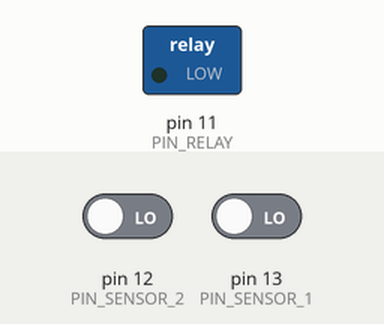
This sketch was run on a simulated Arduino Uno, built with avr-gcc and run on an emulated ATmega328P. On the bench: switched loads named in the sketch (green lamp = pin HIGH). The inputs (shaded band) are chosen by the test bench; at power-on: pin 12 (PIN_SENSOR_2) LOW, pin 13 (PIN_SENSOR_1) LOW.

Above: at 0.1 s.
At 10.1 s:
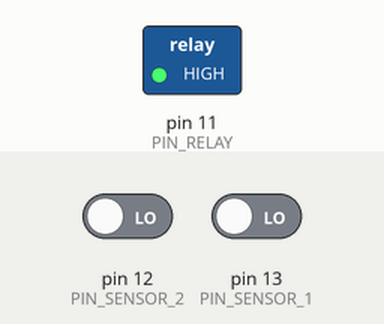
Timing chart, 0 to 11.6 s (numbered marks = the images above):
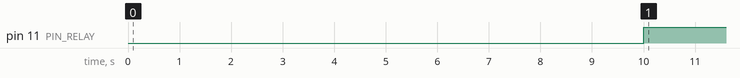

The sketch:

irrigation.ino
```cpp
// Initial delay
#define INITIAL_DELAY 10000

// Pin definitions
#define PIN_SENSOR_1 13
#define PIN_SENSOR_2 12
#define PIN_RELAY    11

void setup() {
    pinMode(PIN_SENSOR_1, INPUT);
    pinMode(PIN_SENSOR_2, INPUT);
    pinMode(PIN_RELAY, OUTPUT);
    digitalWrite(PIN_RELAY, LOW);
    delay(INITIAL_DELAY);
}

void loop() {
  // put your main code here, to run repeatedly:
  int sensor_data_1 = digitalRead(PIN_SENSOR_1);
  int sensor_data_2 = digitalRead(PIN_SENSOR_2);
  if (sensor_data_1 == HIGH || sensor_data_2 == HIGH) {
    digitalWrite(PIN_RELAY, LOW);
  } else {
    digitalWrite(PIN_RELAY, HIGH);
  }
  delay(1000);
}
```

Measured:
- by itself, pin 11 (PIN_RELAY): LOW → HIGH at 10.0 s
